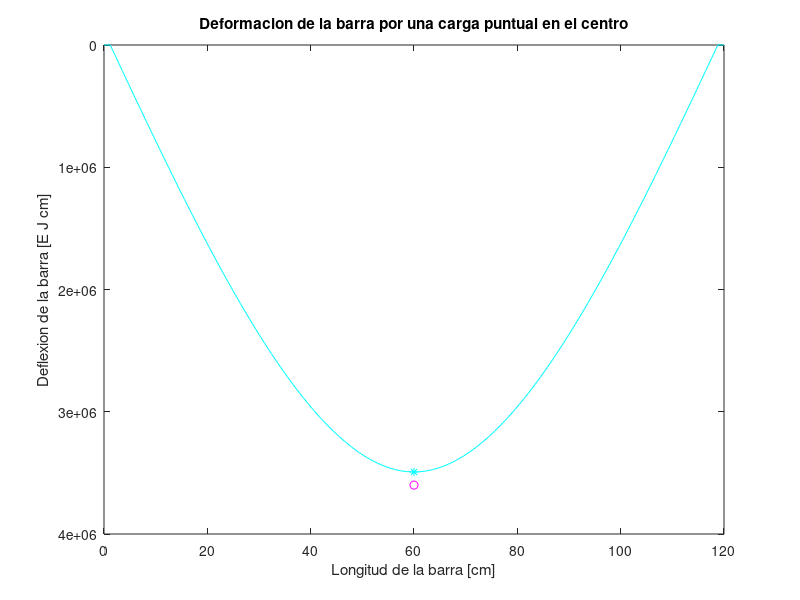

Reproduce this figure in MATLAB.
# Ejercicio 11: ejercicio optativo: deflexion de la barra ======================
# M(x) = P/2*x para 0<x<L/2 y M(x) = P/2*(L-x) para L/2<x<L
# La complejidad del ejercicio esta en que tengo una funcion partida
# En lugar de resolver directamente con diferencias_finitas_dirichlet, al tener
# solo termino r(x) planteo el sistema a resolver usando una aproximacion de 
# la derivada segunda de orden h2: y"=(y(i+1) - 2.0*y(i) + y(i-1))/h2
# Para poder resolver el sistema necesito plantear el problema en al menos tres
# nodos internos. El minimo sistema a resolver sera:
# A = [-2 1 0; 1 -2 1; 0 1 -2]; b = P/2*[(x+h)(x+2.0*h)(x+3.0*h)]
# donde en los extremos se tiene: y(0) = 0 y y(L) = 0
# Ahora, A es una matriz tri-banda, para resolver el sistema utilizamos la 
# optimizacion utilizada la practica de sistema de ecuaciones donde con definir
# solo tres vectores alcanza. Finalmente, tomamos cantidad de nodos impares
# ==============================================================================
clc; clear all; close all;
# datos de entrada
L = 120.0; % [cm]
P = 100.0; % [N]
N =  101; # 1000001; # N = nodos internos son 99 + 2 extremos
h = L/(N-1);
x = [h:h:L-h]; # defino en x solo los nodos internos y despues agrego los extremos
n = length(x); 
d0 = [ones(1, n-1) 0.0];
d = -2.0*ones(1,n);
d1 = [0.0 ones(1,n-1)];
medio = round(n/2); % defino el el indice medio para el cambio del vector v
b = h^2*P/2.0*[-x(1:medio) -(L-x(medio+1:end))];
y = zeros(1,n);
% descomposicion:
for k=2:n
  d0(k) = d0(k)/d(k-1);
  d(k) = d(k) - d0(k)*d1(k-1);
end
% sustitucion hacia adelante
for k =2:n
  b(k) = b(k) - d0(k)*b(k-1);
end
% sustitucion hacia atras
y(end) = b(end)/d(end);
for k = n-1:-1:1
  y(k) = (b(k) - d1(k)*y(k+1))/d(k);
end
# solucion numerica en el centro:
x_medio = x(medio);
y_medio = y(medio);
# solucion analitica en el centro:
y_analitico_medio = P*L^3/48.0;
# sumo las condiciones de contorno a la solucion
x = [0.0 x L];
y = [0.0 y 0.0];
figure 1
plot(x,y, '-c')
title('Deformacion de la barra por una carga puntual en el centro')
axis('ij') 
xlabel('Longitud de la barra [cm]')
ylabel('Deflexion de la barra [E J cm]')
hold on 
plot(x_medio,y_medio,'*c')
plot(x_medio, y_analitico_medio, 'om')

# para una mejor aproximacion se puede considerar mayor cantidad de nodos internos
# es equivalente a achicar h
 error = abs(y_medio - y_analitico_medio)
# Para disminuir significativamente la diferencia hay que considerar del orden de
# 1000000 nodos internos y aun así se observa que la diferencia entre la 
# solucion analitica y la estimada mediante diferencias finitas de orden h2 es 
# mayor a 8 cm. Seria interesante ver que sucede con una aproximacion de mayor orden

# b) Para el caso de la carga distribuida uniformemente al no ser na funcion 
# definida a trozos creo se puede utilizar la funcion diferencias_finitas_dirichlet
# sin inconvenientes. Sino tambien se puede repetir los calculos realizados.